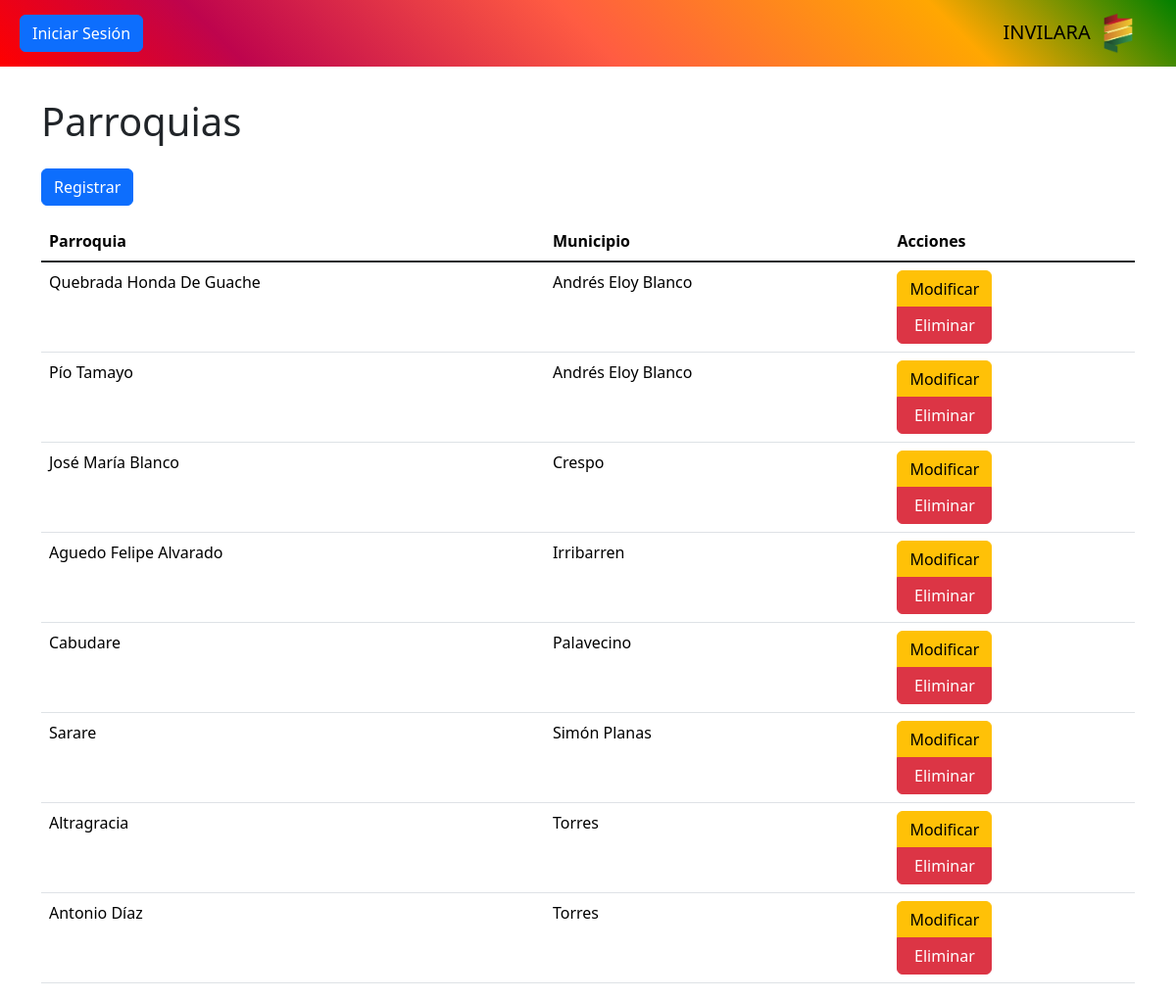
/controlador/parroquia.php, run on the app's committed database.
### tables this page shows
CREATE TABLE `parroquia` (
  `id` int NOT NULL,
  `id_municipio` int DEFAULT NULL,
  `nombre` varchar(100) DEFAULT NULL
);

CREATE TABLE `municipio` (
  `id` int NOT NULL,
  `nombre` varchar(100) DEFAULT NULL
);

### controlador/parroquia.php (called while the page is built, shortened)
<?php
require_once "modelo/parroquia.php";
$modelo = new Parroquia();
$datos = $modelo->consultar();
require_once "vista/parroquia.php";
?>

### modelo/base_datos.php (called while the page is built)
<?php
class BaseDatos
{
    private $host = "localhost";
    private $dbname = "invilara";
    private $usuario = "root";
    private $contrasena = "";
    public function conexion()
    {
        $dsn = "mysql" . ":" . "host=" . $this->host . ";" . "dbname=" . $this->dbname . ";";
        $pdo = new PDO($dsn, $this->usuario, $this->contrasena);
        $pdo->setAttribute(PDO::ATTR_ERRMODE, PDO::ERRMODE_EXCEPTION);
        return $pdo;
    }
}
?>

### modelo/parroquia.php (called while the page is built, shortened)
<?php
require_once "modelo/base_datos.php";
class Parroquia extends BaseDatos
{
    private $tabla = "parroquia";
    public function consultar()
    {
        $stmt = $this->conexion()->query(
            "SELECT
                {$this->tabla}.*,
                municipio.nombre AS nombre_municipio
            FROM
                {$this->tabla}
            LEFT JOIN
                municipio ON {$this->tabla}.id_municipio = municipio.id
            ORDER BY municipio.nombre ASC"
        );
        $result = $stmt->fetchAll(PDO::FETCH_ASSOC);
        return $result;
    }
}
?>

### vista/parroquia.php (the view, shortened to what this page needs)
<?php require_once "vista/componentes/encabezado.php"; ?>
<?php require_once "vista/componentes/barra.php"; ?>
<main class="container" id="crud">
    <h1>Parroquias</h1>
    <button class="btn btn-primary my-3" value="insertar">Registrar</button>
    <div class="table-responsive" id="tabla-contenedor">
        <table class="table table-hover">
            <thead>
                <tr>
                    <th>Parroquia</th>
                    <th>Municipio</th>
                    <th>Acciones</th>
                </tr>
            </thead>
            <tbody class="table-group-divider">
                <?php foreach ($datos as $d): ?>
                    <tr>
                        <td><?php echo $d["nombre"] ?></td>
                        <td><?php echo $d["nombre_municipio"] ?></td>
                        <td>
                            <div class="btn-group-vertical">
                                <button class="btn btn-warning" value="modificar">Modificar</button>
                                <button class="btn btn-danger" value="eliminar" data-bs-toggle="modal"
                                    data-bs-target="#modal-eliminacion">Eliminar</button>
                            </div>
                        </td>
                    </tr>
                <?php endforeach ?>
            </tbody>
        </table>
    </div>
</main>

### data on the page
parroquia: nombre "Quebrada Honda De Guache", id_municipio.nombre "Andrés Eloy Blanco"
parroquia: nombre "Pío Tamayo", id_municipio.nombre "Andrés Eloy Blanco"
parroquia: nombre "José María Blanco", id_municipio.nombre "Crespo"
parroquia: nombre "Aguedo Felipe Alvarado", id_municipio.nombre "Irribarren"
parroquia: nombre "Cabudare", id_municipio.nombre "Palavecino"
parroquia: nombre "Sarare", id_municipio.nombre "Simón Planas"
parroquia: nombre "Altragracia", id_municipio.nombre "Torres"
parroquia: nombre "Antonio Díaz", id_municipio.nombre "Torres"
